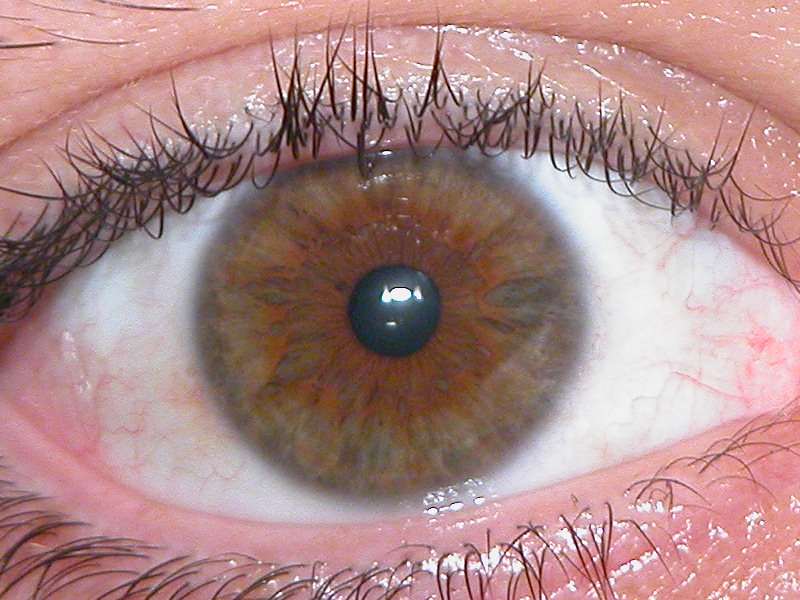
#> input picture colorImages/iris.jpg, 800 x 600 px
$ jupyter execute --allow-errors Ex2_Iris3.ipynb   (shell and % lines are left out)   (Python 2 division)
#> lines starting #> are read from the running program, lines starting #| are printed output that depends on the picture; long printed decimals are rounded
[cell 1]
import cv2
import numpy as np
from matplotlib import pyplot as plt

# Auxiliar Functions

[cell 2]
def invertChannels(img):
    b,g,r = cv2.split(img) # split channels
    return cv2.merge((r,g,b)) # merge in rgb order to display with matplotlib

[cell 3]
# power law tranformation
def power_law_lut(c, g):
    table = np.zeros(256,'uint8')

    table = np.array([( c * (i / 255.0) ** g) * 255 for i in np.arange(0, 256)]).astype("uint8")

    return np.array([table.astype('uint8')])

[cell 4]
# mean square error
def mse(imageA, imageB):
    # the 'Mean Squared Error' between the two images is the
    # sum of the squared difference between the two images;
    # NOTE: the two images must have the same dimension
    err = np.sum((imageA.astype("float") - imageB.astype("float")) ** 2)
    err /= float(imageA.shape[0] * imageA.shape[1])

    # return the MSE, the lower the error, the more "similar"
    return err

# Iris

[cell 5]
img = cv2.imread('../colorImages/iris.jpg')
#> img is the input picture: shape (600, 800, 3); mean B, G, R 135.4, 136.6, 172.2
img1 = cv2.imread('../colorImages/iris_1.jpg')
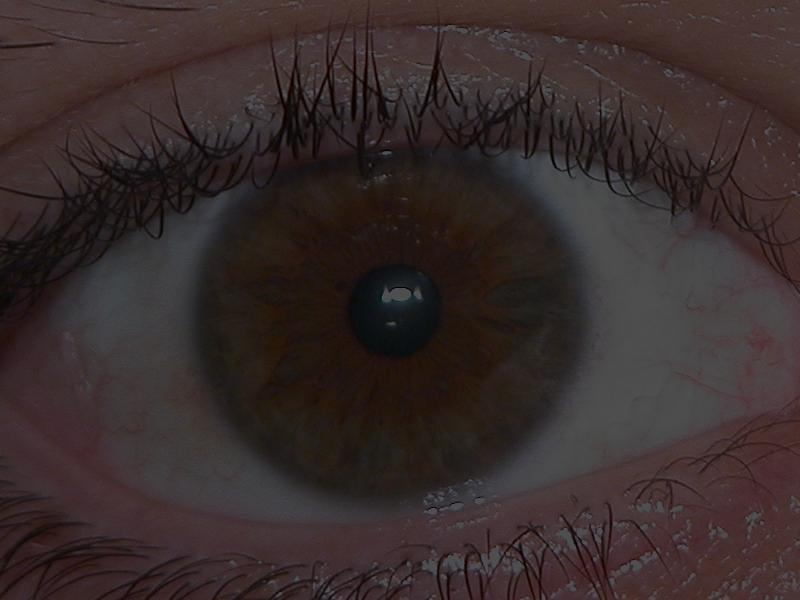
#> input picture colorImages/iris_1.jpg, 800 x 600 px
#> img1 is the input picture: shape (600, 800, 3); mean B, G, R 44, 44.4, 55.9
img2 = cv2.imread('../colorImages/iris_2.jpg')
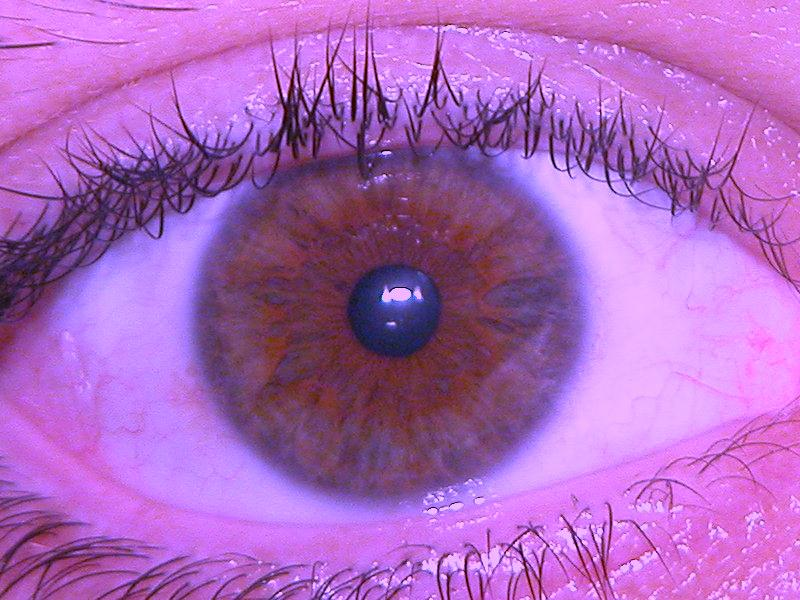
#> input picture colorImages/iris_2.jpg, 800 x 600 px
#> img2 is the input picture: shape (600, 800, 3); mean B, G, R 188.6, 102.6, 172.2
img3 = cv2.imread('../colorImages/iris_3.jpg')
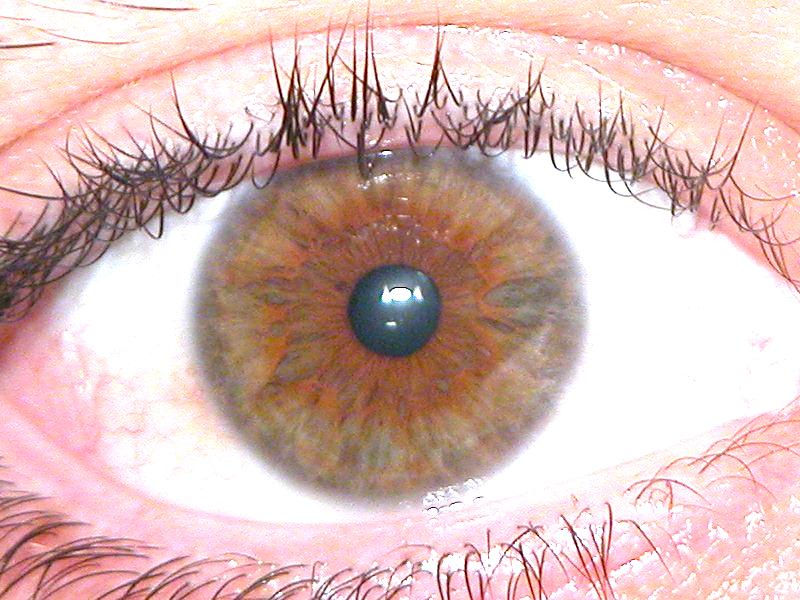
#> input picture colorImages/iris_3.jpg, 800 x 600 px
#> img3 is the input picture: shape (600, 800, 3); mean B, G, R 182.6, 186, 216.1
img4 = cv2.imread('../colorImages/iris_4.jpg')
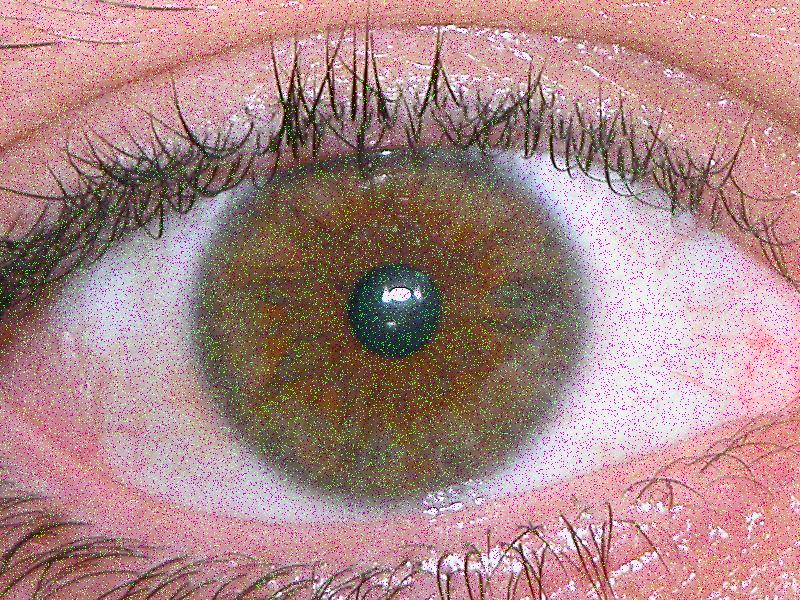
#> input picture colorImages/iris_4.jpg, 800 x 600 px
#> img4 is the input picture: shape (600, 800, 3); mean B, G, R 135.3, 135.2, 171.4

plt.figure(figsize=(10,5))

plt.subplot(121)
plt.imshow(invertChannels(img))

plt.subplot(122)
color = ('b','g','r')
for i,col in enumerate(color):
    histr = cv2.calcHist([img],[i],None,[256],[0,256])
    plt.plot(histr,color = col)
    plt.xlim([0,256])
#> figure, not shown here; panel 2: curve peaks at x = 153, y = 4289; panel 2: curve peaks at x = 149, y = 4602; panel 2: curve peaks at x = 204, y = 5432

[cell 6]
plt.figure(figsize=(10,20))


plt.subplot(425);plt.imshow(invertChannels(img3))
plt.subplot(426)
for i,col in enumerate(color):
    histr = cv2.calcHist([img3],[i],None,[256],[0,256])
    plt.plot(histr,color = col)
    plt.xlim([0,256])
#> figure, not shown here; panel 2: curve peaks at x = 255, y = 78080; panel 2: curve peaks at x = 255, y = 66451; panel 2: curve peaks at x = 255, y = 176802

### Iris_3 Image filtering

[cell 7]
for i,col in enumerate(color):
    histr = cv2.calcHist([img3],[i],None,[256],[0,256])
    plt.plot(histr,color = col)
    plt.xlim([0,256])
#> figure, not shown here; curve peaks at x = 255, y = 78080; curve peaks at x = 255, y = 66451; curve peaks at x = 255, y = 176802

# HSI space

[cell 8]
import colorsys

[cell 9]
b,g,r = cv2.split(img3/255.)

h = np.empty((r.shape[0],r.shape[1]))
s = np.empty((r.shape[0],r.shape[1]))
i = np.empty((r.shape[0],r.shape[1]))

for j in range(r.shape[0]):
    for k in range(r.shape[1]):
        h[j,k],s[j,k],i[j,k] = colorsys.rgb_to_hls(r[j,k],g[j,k],b[j,k])
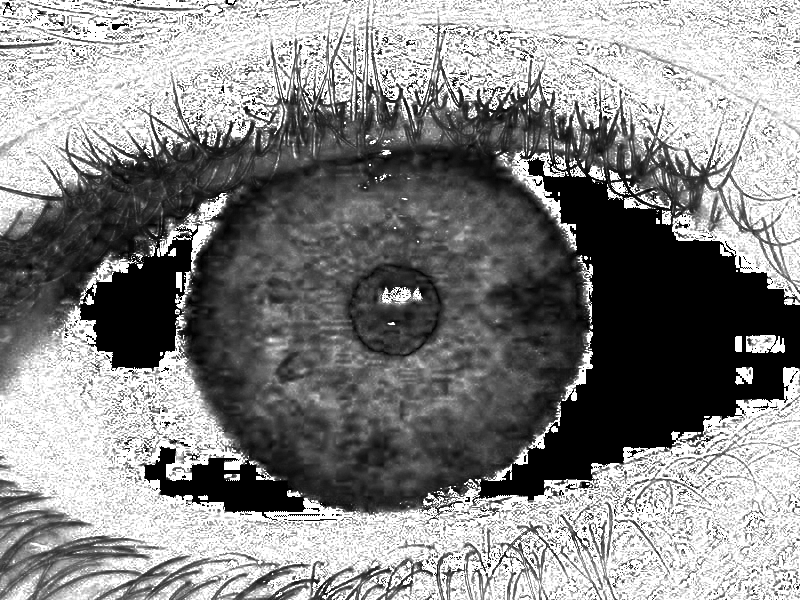
#> i: shape (600, 800) float64; min 0, max 1, mean 0.531
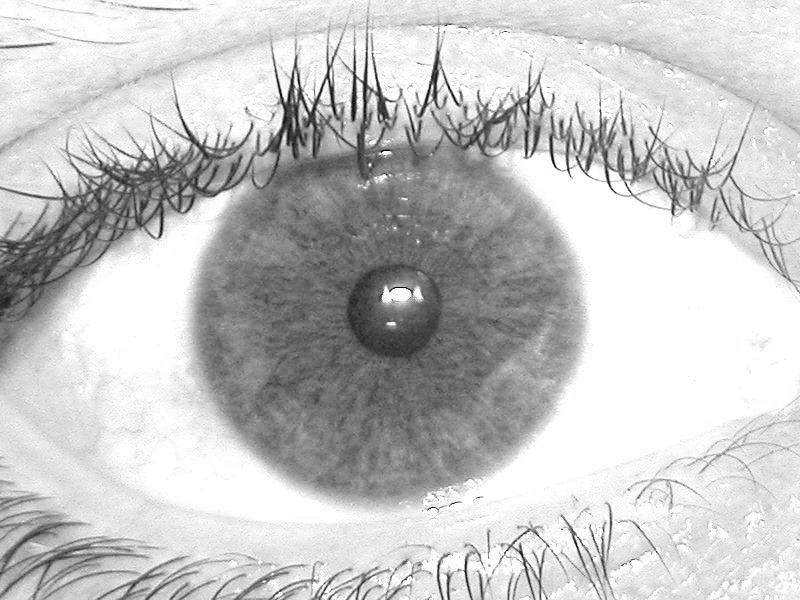
#> s: shape (600, 800) float64; min 0, max 1, mean 0.775

[cell 10]
plt.subplot(131)
plt.hist(h.ravel(),len(h),[0,1])
plt.ylim([0,10000])
plt.subplot(132)
plt.hist(s.ravel(),len(s),[0,1])
plt.ylim([0,10000])
plt.subplot(133)
plt.hist(i.ravel(),len(i),[0,1])
plt.ylim([0,10000])
#> Out = (0, 10000)
#> figure, not shown here; panel 1: tallest bar 70771 high, from x = 1.08e-19 to 0.00167; panel 2: tallest bar 58130 high, from x = 0.998 to 1; panel 3: tallest bar 127217 high, from x = 0.998 to 1

[cell 11]
b,g,r = cv2.split(img/255.)

h = np.empty((r.shape[0],r.shape[1]))
s = np.empty((r.shape[0],r.shape[1]))
i = np.empty((r.shape[0],r.shape[1]))

for j in range(r.shape[0]):
    for k in range(r.shape[1]):
        h[j,k],s[j,k],i[j,k] = colorsys.rgb_to_hls(r[j,k],g[j,k],b[j,k])
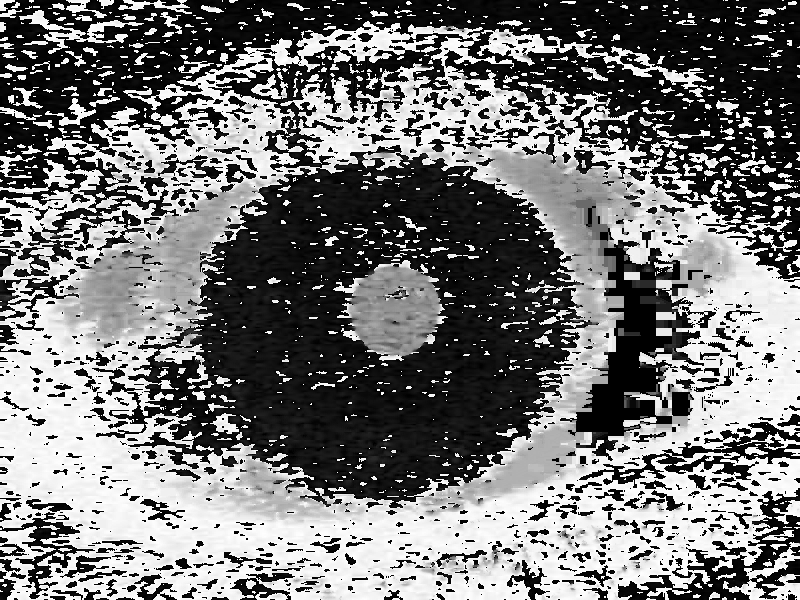
#> h: shape (600, 800) float64; min 0, max 0.998, mean 0.467
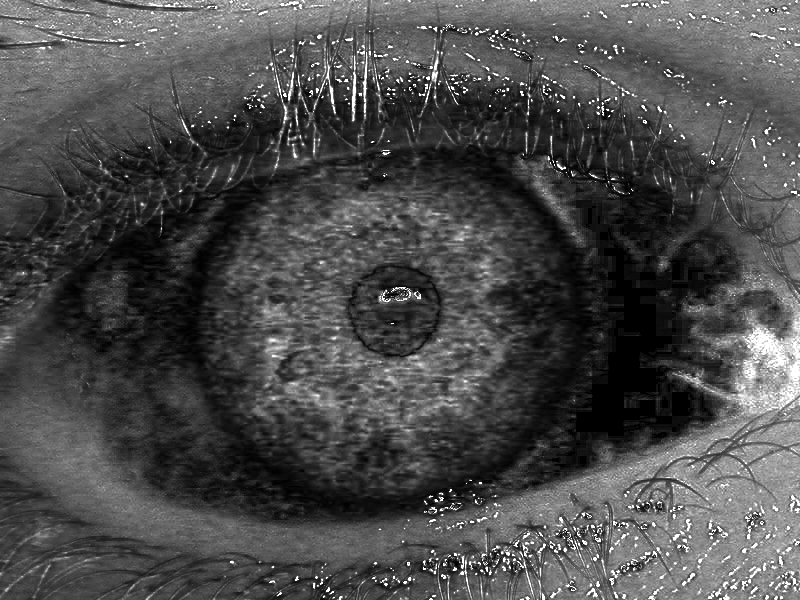
#> i: shape (600, 800) float64; min 0, max 1, mean 0.298
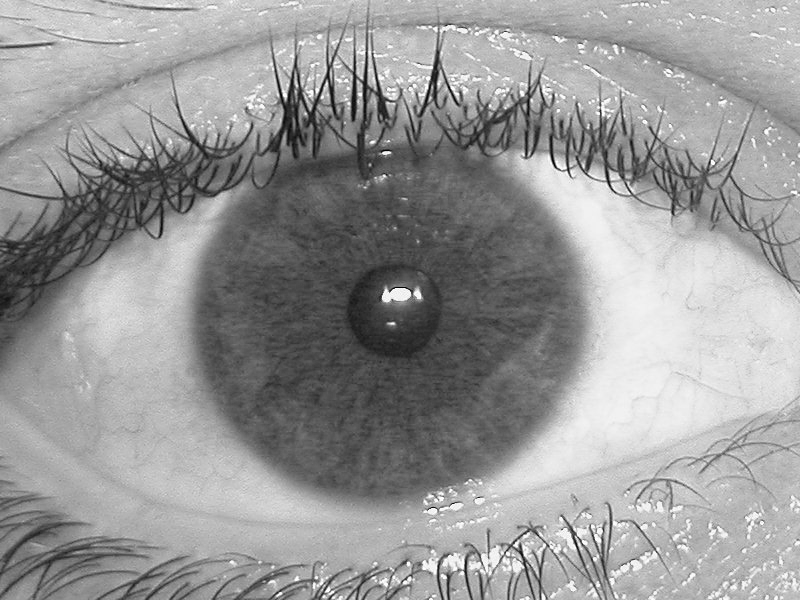
#> s: shape (600, 800) float64; min 0.00588, max 1, mean 0.597

[cell 12]
plt.subplot(131)
plt.hist(h.ravel(),len(h),[0,1])
plt.ylim([0,10000])
plt.subplot(132)
plt.hist(s.ravel(),len(s),[0,1])
plt.ylim([0,10000])
plt.subplot(133)
plt.hist(i.ravel(),len(i),[0,1])
plt.ylim([0,10000])
#> Out = (0, 10000)
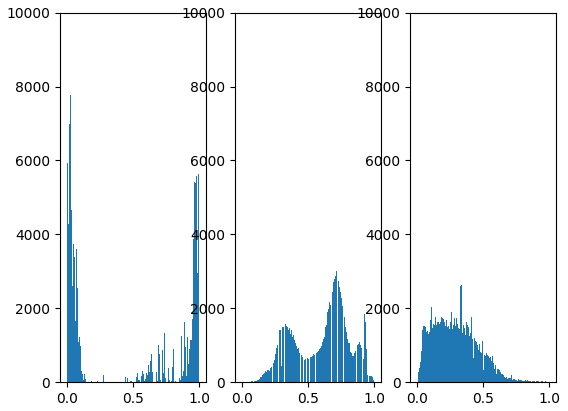
#> figure drawn by matplotlib, 3 panels; panel 1: tallest bar 22838 high, from x = 1.08e-19 to 0.00167; panel 2: tallest bar 3003 high, from x = 0.713 to 0.715; panel 3: tallest bar 9244 high, from x = 1.08e-19 to 0.00167

[cell 13]
# mean square error comparation
print "MSE between Original and Iris2: %s" % mse(img,img2)
#> in mse, `err = np.sum((imageA.astype("float") - imageB.astype("float")) ** 2)`: err = 2.23e+09
#> in mse, `err /= float(imageA.shape[0] * imageA.shape[1])`: err = 4641.2
#| MSE between Original and Iris2: 4641.250
#> (the rest of this cell did not finish here and is left out)
